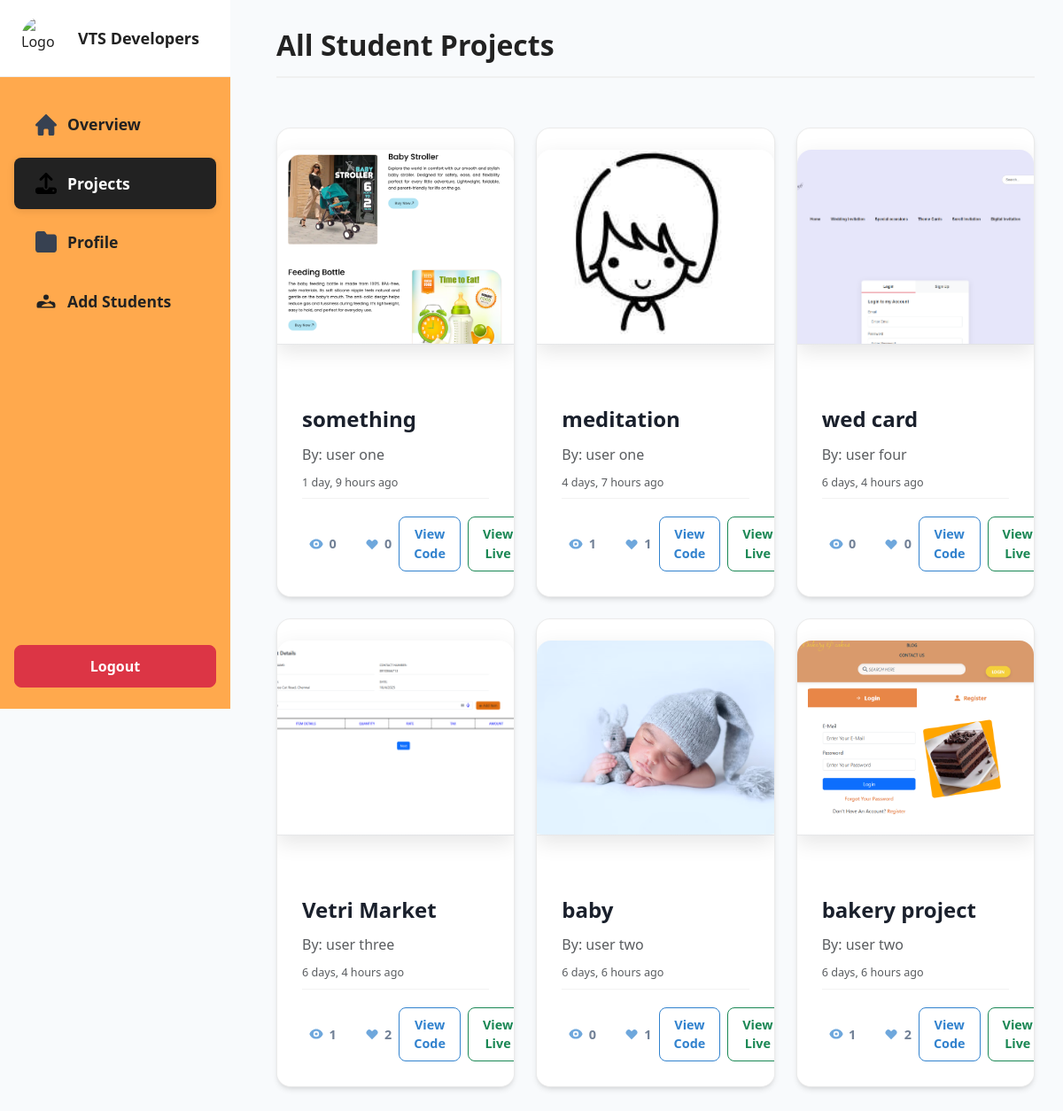
The app's page /accounts/admin-projects/ (signed in) with its own data.
### accounts/models.py (models this page shows, shortened)
class Project(models.Model):
    student = models.ForeignKey(StudentProfile, on_delete=models.CASCADE, related_name='projects')
    title = models.CharField(max_length=200)
    description = models.TextField(blank=True)
    created_at = models.DateTimeField(auto_now_add=True)
    allow_downloads = models.BooleanField(default=False)
    category = models.CharField(default='Other', max_length=100)
    output_link = models.URLField(blank=True)
    project_link = models.URLField(blank=True)
    tags = models.CharField(blank=True, max_length=200)
    visibility = models.CharField(choices=[('Public', 'Public'), ('Private', 'Private')], default='Public', max_length=20)
    screenshot = models.ImageField(upload_to='project_screenshots/', null=True, blank=True)

class StudentProfile(models.Model):
    user = models.OneToOneField(User, on_delete=models.CASCADE, related_name='student_profile')
    student_name = models.CharField(max_length=150)
    student_contact = models.CharField(max_length=30)
    student_email = models.EmailField()
    student_address = models.TextField()
    course_joined_date = models.DateField()
    course_details = models.TextField()
    image = models.ImageField(upload_to='student_images/', blank=True, null=True)
    bio = models.TextField(blank=True, null=True)

### accounts/admin_views.py (the view)
# urls.py: path('admin-projects/', admin_projects, name='admin_projects'),
@admin_required
def admin_projects(request):
    projects = Project.objects.all().order_by('-created_at')
    return render(request, 'accounts/admin_projects.html', {
        'projects': projects
    })

### accounts/admin_views.py (called while the page is built)
def admin_required(view_func):
    decorated_view_func = user_passes_test(lambda u: u.is_superuser)(view_func)
    return decorated_view_func

### accounts/context_processors.py (called while the page is built, shortened)
def notifications_processor(request):
    unread_count = 0
    return {'unread_notifications_count': unread_count}

### templates/accounts/admin_projects.html (shortened to what this page needs)
{% extends 'base.html' %}
{% load static %}
{% block content %}
<link rel="stylesheet" href="{% static 'accounts/admin_sidebar.css' %}">
<link rel="stylesheet" href="{% static 'accounts/projects.css' %}">
<link rel="stylesheet" href="{% static 'accounts/project-cards.css' %}">
<div class="admin-sidebar" id="adminSidebar">
    <div class="logo-row">
        <img src="{% static 'accounts/vtslogo.jpg' %}" alt="Logo">
        <span>VTS Developers</span>
    </div>
    <nav class="nav flex-column">
        <a class="nav-link" href="{% url 'admin_home' %}">
            <span class="overview-label">Overview</span>
        </a>
        <a class="nav-link active" href="{% url 'admin_projects' %}">
            <span class="projects-label">Projects</span>
        </a>
        <a class="nav-link" href="{% url 'admin_profiles' %}">
            <span class="profile-label">Profile</span>
        </a>
        <a class="nav-link" href="#" id="addStudentBtn">
            Add Students
        </a>
    </nav>
    <form method="post" action="/accounts/logout/" class="logout-form">
        <button type="submit" class="btn btn-danger w-100 btn-logout">Logout</button>
    </form>
</div>
<div class="admin-main-content">
    <h2>All Student Projects</h2>
    <div class="row g-4 mt-3">
        {% for project in projects %}
    <div class="col-12 col-md-6 col-lg-4">
            <div class="project-card">
                <div class="project-screenshot-container">
                    {% if project.screenshot %}
                    <a href="{{ project.output_link }}" target="_blank" class="screenshot-link">
                        <img src="{{ project.screenshot.url }}" alt="Screenshot" class="project-screenshot">
                    </a>
                    {% else %}
                    <div class="no-screenshot">No Screenshot</div>
                    {% endif %}
                </div>
                <div class="project-info mt-3 project-content">
                    <h5 class="card-title">{{ project.title }}</h5>
                    <p class="student-name text-muted mb-2">By: {{ project.student.student_name }}</p>
                    <p class="text-muted mb-2 date"><small>{{ project.created_at|timesince }} ago</small></p>
                    <div class="card-footer">
                        <div class="stats">
                            <div class="stat-item">
                                <svg xmlns="http://www.w3.org/2000/svg" viewBox="0 0 20 20" fill="currentColor">
                                    <path d="M10 12a2 2 0 100-4 2 2 0 000 4z" />
                                    <path fill-rule="evenodd" d="M.458 10C1.732 5.943 5.522 3 10 3s8.268 2.943 9.542 7c-1.274 4.057-5.064 7-9.542 7S1.732 14.057.458 10zM14 10a4 4 0 11-8 0 4 4 0 018 0z" clip-rule="evenodd" />
                                </svg>
                                <span>{{ project.views.count }}</span>
                            </div>
                            <div class="stat-item">
                                <svg xmlns="http://www.w3.org/2000/svg" viewBox="0 0 20 20" fill="currentColor">
                                    <path d="M3.172 5.172a4 4 0 015.656 0L10 6.343l1.172-1.171a4 4 0 115.656 5.656L10 17.657l-6.828-6.829a4 4 0 010-5.656z" />
                                </svg>
                                <span>{{ project.likes.count }}</span>
                            </div>
                        </div>
                        <div class="d-flex gap-2 mt-auto actions">
                            {% if project.project_link %}
                            <a href="{{ project.project_link }}" target="_blank" class="btn btn-outline-primary btn-sm btn-view">View Code</a>
                            {% endif %}
                            {% if project.output_link %}
                            <a href="{{ project.output_link }}" target="_blank" class="btn btn-outline-success btn-sm btn-view">View Live</a>
                            {% endif %}
                        </div>
                    </div>
                </div>
            </div>
        </div>
        {% endfor %}
    </div>
</div>
{% endblock %}

### static/accounts/admin_sidebar.css (style rules this page uses)
.admin-sidebar { width: 260px; background: #ffa94d; color: #222; position: fixed; top: 0; left: 0; z-index: 1100; display: flex; flex-direction: column; height: 100vh; transition: transform 0.3s cubic-bezier(.4,0,.2,1); }
.admin-sidebar .logo-row { display: flex; align-items: center; padding: 1.2rem 1.5rem 1.2rem 1.5rem; width: 100%; background: #fff; border-bottom: 1px solid #eee; }
.admin-sidebar .logo-row img { height: 48px; width: 48px; border-radius: 50%; margin-right: 1rem; }
.admin-sidebar .logo-row span { font-size: 18px; font-weight: 700; color: #222; }
.admin-sidebar .nav { margin-top: 1.5rem; width: 100%; flex: 1 1 auto; padding: 0 1rem; }
.admin-sidebar .logout-form { width: 100%; padding: 1.5rem 1rem 1rem 1rem; margin-top: auto; margin-bottom: 0.5rem; }
.admin-sidebar .btn-logout { width: 100%; padding: 0.7rem; font-weight: 600; border-radius: 8px; }
.admin-sidebar .nav-link { display: flex; align-items: center; font-size: 1.1rem; font-weight: 600; color: #222; padding: 1rem 1.5rem; margin-bottom: 0.5rem; text-decoration: none; background: none; transition: all 0.3s ease; border-radius: 8px; }
.admin-sidebar .nav-link.active { color: #fff; background: #222; box-shadow: 0 2px 8px rgba(0, 0, 0, 0.1); }
.admin-sidebar .nav-link svg { margin-right: 0.75rem; font-size: 1.2rem; flex-shrink: 0; }
.admin-main-content { margin-left: 280px; padding: 2rem; transition: margin-left 0.3s ease; }

### static/accounts/projects.css (style rules this page uses)
:root { --primary-color: #3182ce; --primary-dark: #2c5282; --primary-light: #4299e1; --secondary-color: #48bb78; --secondary-dark: #38a169; --background-light: #f8fafc; --background-white: #ffffff; --text-dark: #1a202c; --text-body: #4a5568; --text-muted: #718096; --border-color: rgba(0, 0, 0, 0.05); --shadow-sm: 0 2px 4px rgba(0, 0, 0, 0.05); --shadow-md: 0 4px 6px rgba(0, 0, 0, 0.1); --shadow-lg: 0 10px 15px -3px rgba(0, 0, 0, 0.1); --gradient-primary: linear-gradient(145deg, var(--primary-color), var(--primary-dark)); --gradient-secondary: linear-gradient(145deg, var(--secondary-color), var(--secondary-dark)); --gradient-light: linear-gradient(145deg, var(--background-white), var(--background-light)); }
body, .admin-main-content { background: var(--background-light); }
.project-screenshot-container { width: 100%; height: 240px; margin: 1.5rem 0; border-radius: 16px; overflow: hidden; box-shadow: 0 8px 24px rgba(0,0,0,0.1); position: relative; }
.project-screenshot { width: 100%; height: 100%; object-fit: cover; background: #fff; transition: transform 0.5s cubic-bezier(0.4, 0, 0.2, 1); }
.stat-item { display: flex; align-items: center; gap: 0.75rem; color: var(--text-body); font-weight: 600; font-size: 1.1rem; padding: 0.5rem; border-radius: 8px; transition: all 0.3s ease; }
.stat-item svg { color: var(--primary-color); width: 1.5rem; height: 1.5rem; }
.admin-main-content h2 { font-size: 2rem; font-weight: 700; color: #222; margin-bottom: 2rem; padding-bottom: 1rem; border-bottom: 2px solid #f0f0f0; }

### records on screen
Project: screenshot (picture), title "something", student.student_name "user one", created_at "1 day, 9 hours", views.count "0", likes.count "0"
Project: screenshot (picture), title "meditation", student.student_name "user one", created_at "4 days, 7 hours", views.count "1", likes.count "1"
Project: screenshot (picture), title "wed card", student.student_name "user four", created_at "6 days, 4 hours", views.count "0", likes.count "0"
Project: screenshot (picture), title "Vetri Market", student.student_name "user three", created_at "6 days, 4 hours", views.count "1", likes.count "2"
Project: screenshot (picture), title "baby", student.student_name "user two", created_at "6 days, 6 hours", views.count "0", likes.count "1"
Project: screenshot (picture), title "bakery project", student.student_name "user two", created_at "6 days, 6 hours", views.count "1", likes.count "2"
